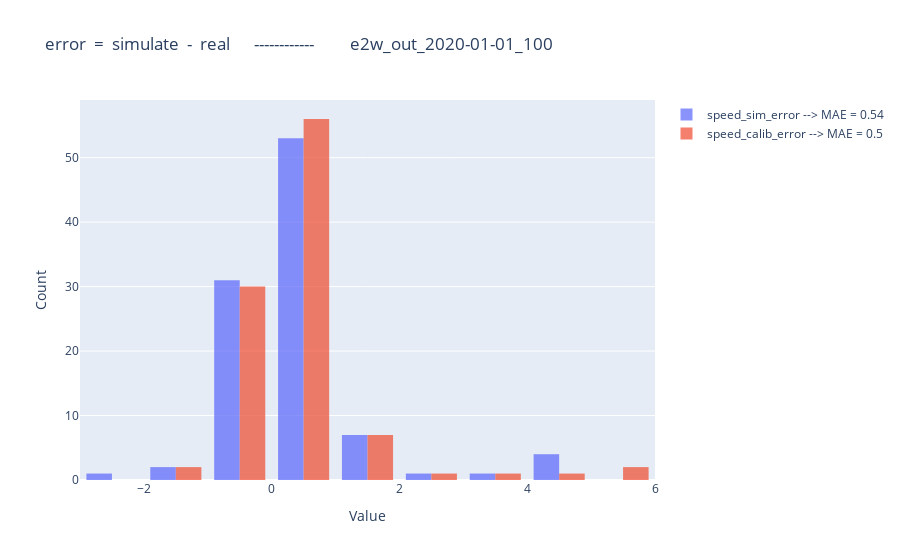

Notebook code cell kept with this figure:
### Code cell
import plotly.graph_objects as go

fig = go.Figure()

xbins=dict(
        start=-7,  # Bin start
        end=7,    # Bin end
        size=1    # Bin size (width of each bin)
    )
sim_MAE = round(abs(compare_df['speed_sim_error']).mean(),2)
calib_MAE = round(abs(compare_df['speed_calib_error']).mean(),2)
fig.add_trace(go.Histogram(x=compare_df['speed_sim_error'], name=f"speed_sim_error --> MAE = {sim_MAE}", opacity=0.75, xbins=xbins))
fig.add_trace(go.Histogram(x=compare_df['speed_calib_error'], name=f"speed_calib_error --> MAE = {calib_MAE}", opacity=0.75, xbins=xbins))

fig.update_layout(
    barmode='group',  # Use 'overlay' if you want stacked look
    xaxis_title='Value',
    yaxis_title='Count',
    title=f"error  =  simulate  -  real      ------------         {postfix}"
)

fig.show()
fig.write_html(f"diagram/hist_speed_error_{postfix}.html")

### Figure 1 — Plotly figure (JSON) as saved in the notebook; plotly's stock layout.template omitted (floating-point values rounded to 4 significant figures)
{"data": [{"name": "speed_sim_error --> MAE = 0.54", "opacity": 0.75, "type": "histogram", "x": [0.3822, 0.1489, 0.5589, -0.06667, 0.3278, 1.021, 1.692, 0.01556, 0.9133, 0.3189, 0.08111, 0.3167, 0.2844, -1.402, -0.1611, -0.38, 1.044, 0.1744, -0.02111, 0.1167, -0.1611, 0.2622, 0.08222, 0.1722, 0.1189, 0.09778, -0.1067, -0.3144, 0.2211, 0.1811, 0.14, -0.1744, 0.5589, 0.1078, 0.09333, -0.007778, -0.1411, -0.4189, 0.1789, 1.114, 0.1733, -0.05444, -1.721, 0.4022, -0.1833, 0.1889, -0.06, 0.003333, 1.062, 0.12, 0.2411, 0.09778, -0.08333, -0.2611, 0.04333, 0.02556, -0.2867, 0.1922, -0.08556, -0.09667, 0.2278, -0.2722, -0.04333, 0.1189, 0.1389, -0.08444, 0.4389, 0.3911, 0.1244, -0.1633, -0.01667, 0.2611, 0.2611, 0.1278, -0.1644, -0.06, 0.01889, 1.366, 0.04444, 3.96, 4.238, 4.238, 4.516, -0.1511, 0.003333, 4.477, 0.11, 2.014, -0.12, 0.12, 0.85, -0.04111, 1.381, 0.5478, 0.01667, -0.12, -2.62, 0.02667, -0.09333, 0.1811], "xbins": {"end": 7, "size": 1, "start": -7}}, {"name": "speed_calib_error --> MAE = 0.5", "opacity": 0.75, "type": "histogram", "x": [0.3802, 0.1536, 0.5539, -0.06183, 0.3284, 0.3234, 1.692, 0.01263, 0.9156, 0.3209, 0.08109, 0.3164, 0.2836, -1.398, -0.1651, -0.3835, 1.044, 0.1785, -0.02438, 0.1188, 0.2666, 0.2652, 0.08548, 0.1735, 0.1167, 0.09496, -0.1074, -0.3147, 0.2177, 0.1767, 0.1365, -0.1709, 0.5539, 0.112, 0.09586, -0.006996, -0.1435, 0.5952, 0.1802, 1.109, 0.1759, -0.05826, 0.04962, 0.4059, -0.1807, 0.1852, -0.05879, -0.0005096, 1.062, 0.1243, 0.2428, 0.101, -0.08471, 0.1509, 0.04189, 0.02441, -0.2902, 0.1957, 0.2578, -0.101, 0.2327, -0.2733, -0.03944, 0.1233, 0.1431, -0.08171, 0.434, 0.3889, 0.1265, -0.1584, -0.01712, 0.8446, 0.5672, 0.1324, -0.1644, -0.06337, 0.01543, 1.365, 0.04266, 3.96, 4.421, 5.53, 5.02, -0.1533, -0.001667, -1.496, 0.1148, 2.012, -0.1239, 0.1191, 0.8527, -0.04258, 1.378, 1.511, 0.01808, -0.1167, -0.5506, 0.02373, -0.09344, 0.18], "xbins": {"end": 7, "size": 1, "start": -7}}], "layout": {"barmode": "group", "title": {"text": "error  =  simulate  -  real      ------------         e2w_out_2020-01-01_100"}, "xaxis": {"title": {"text": "Value"}}, "yaxis": {"title": {"text": "Count"}}}}
